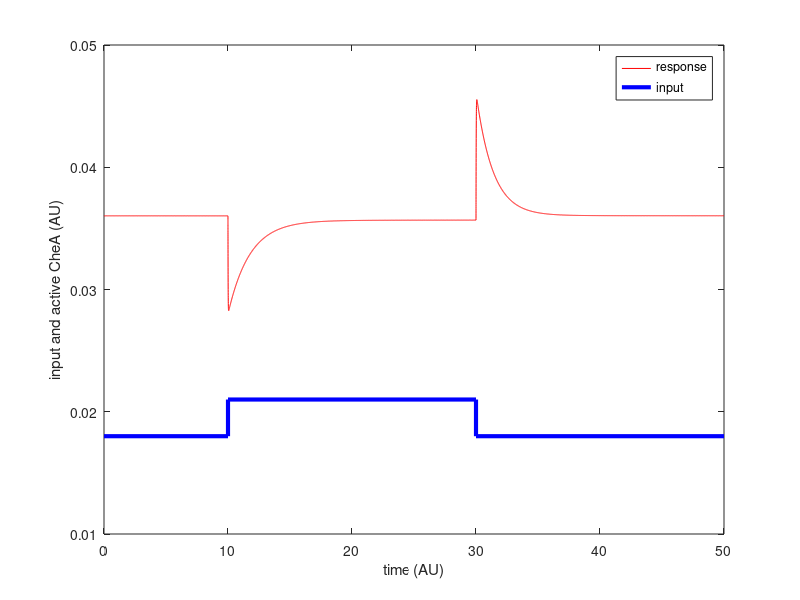

This figure's MATLAB source:
%file chemotaxis.m
%Model of E. coli chemotaxis signalling pathway
%Figure 6.14

function chemotaxis_model

%declare parameters
global k1 ;
global k2;
global k3;
global km1 ;
global km2;
global km3;
global k5;
global k4;
global km5 ;
global km4;
global KM1;
global KM2;
global cheR;
global L;

%assign parameter values
k1=200;
k2=1;
k3=1; 
km1=1;
km2=1;
km3=1; 
k5=0.05;
km5=0.005;
k4=1;
km4=1;
KM1=1;
KM2=1;
cheR=1;
L=20;

%set simlatuion options
Tend=50;
OPTIONS = odeset('RelTol', 1e-6, 'AbsTol', 1e-6);
ODEFUN=@dSdt;


%set up ligand profile for plotting
lt=[0 10 10 30 30 50];
%l=0.01+[0.002 0.002 0.004 0.004 0.008 0.008];
l=0.01+[0.002 0.002 0.004 0.004 0.002 0.002];
% rescale for better picture:
l = 1.5*l;

%assign initial condition species vector S=[Am AmL A AL B BP]
%these values were determined by running a previous simulation to steady
%state with L=20.
S0=[0.0360    1.5593    0.0595    0.3504    0.7356    0.2644];
[t,S]=ode45(ODEFUN, [0,Tend], S0, OPTIONS);



%generate figure
figure(1)
set(gca,'fontsize',14)
plot(t, S(:,1), 'r', lt,l, 'b', 'Linewidth', 3)
xlabel('time (AU)')
ylabel('input and active CheA (AU)')
%axis([0 50 0.01 0.04]);
axis([0 50 0.01 0.05]);
legend('response','input')
h1=gca;
 

end

%dynamics
function dS = dSdt(t,S)


global k1 ;
global k2;
global k3;
global km1 ;
global km2;
global km3;
global k5;
global k4;
global km5 ;
global km4;
global KM1;
global KM2;
global cheR;
global L;

%assign state variables
Am=S(1);
AmL=S(2);
A=S(3);
AL=S(4);
B=S(5);
BP=S(6);

%set up time-varying ligan profile
if (t>10)
L=40;
end
if (t>30)
%L=80;
L=20;
end


%dynamics
 dS=[km1*cheR - (k1*BP*Am)/(KM1 + Am) - k3*Am*L + km3*AmL ;
    km2*cheR - (k2*BP*AmL)/(KM2 + AmL) + k3*Am*L - km3*AmL;
    -km1*cheR + (k1*BP*Am)/(KM1 + Am) - k4*A*L + km4*AL;
    -km2*cheR + (k2*BP*AmL)/(KM2 + AmL) + k4*A*L - km4*AL;
    -(k5*Am*B) +  (km5*BP);
     (k5*Am*B) -  (km5*BP)];
 
end

